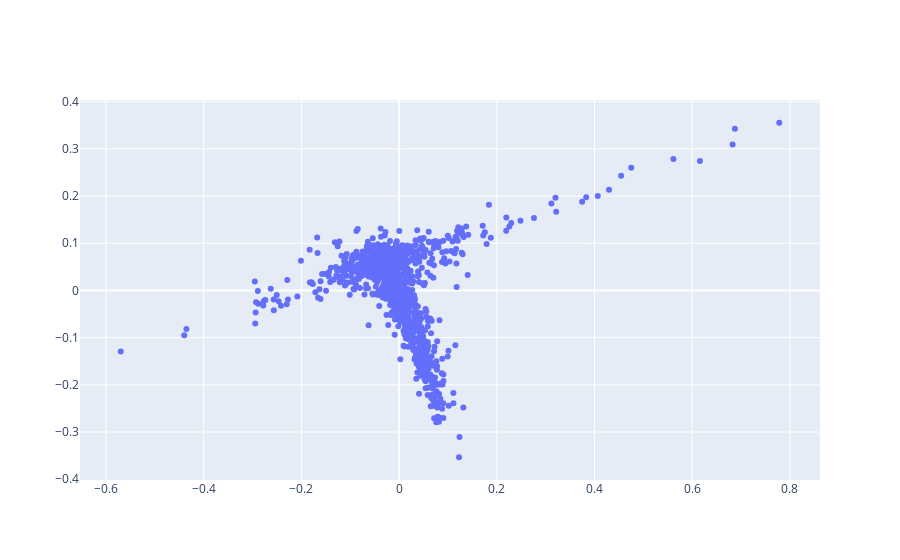

The cell this chart's notebook holds for it:
### Code cell
word_2_vec.word2vec(5, 50, strict=True, training_algorithm=word_2_vec.SKIP_GRAM)
word_2_vec.visualize(annotate=False)

### Figure 1 — Plotly figure (JSON) as saved in the notebook; plotly's stock layout.template omitted (floating-point values rounded to 4 significant figures; data arrays with more than 128 entries replaced by an {"elided": "..."} marker saying what was removed)
{"data": [{"mode": "markers", "type": "scatter", "x": {"elided": "991 float values"}, "y": {"elided": "991 float values"}}], "layout": {}}
